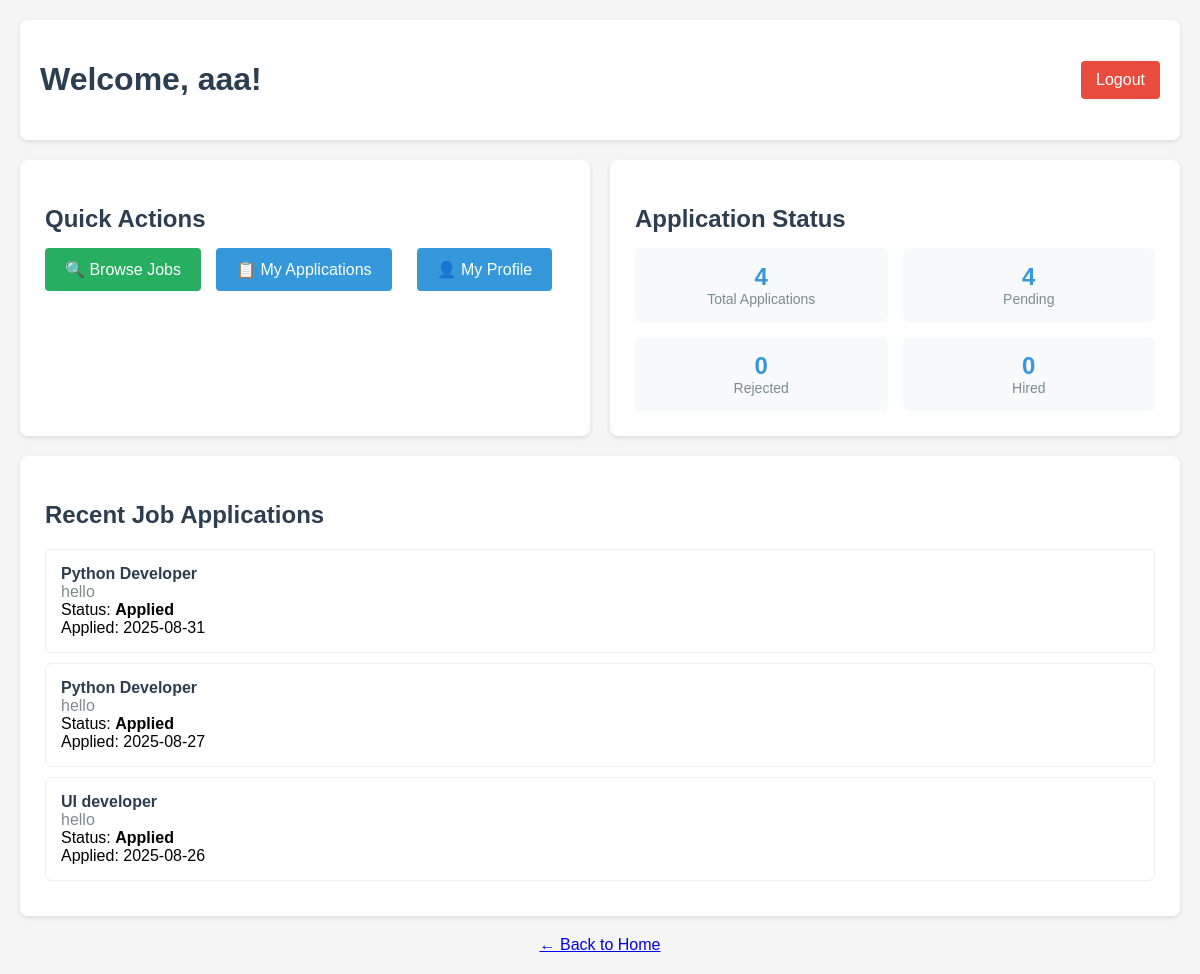
/dashboard/candidate (signed in), run on an earlier commit of the app's database.
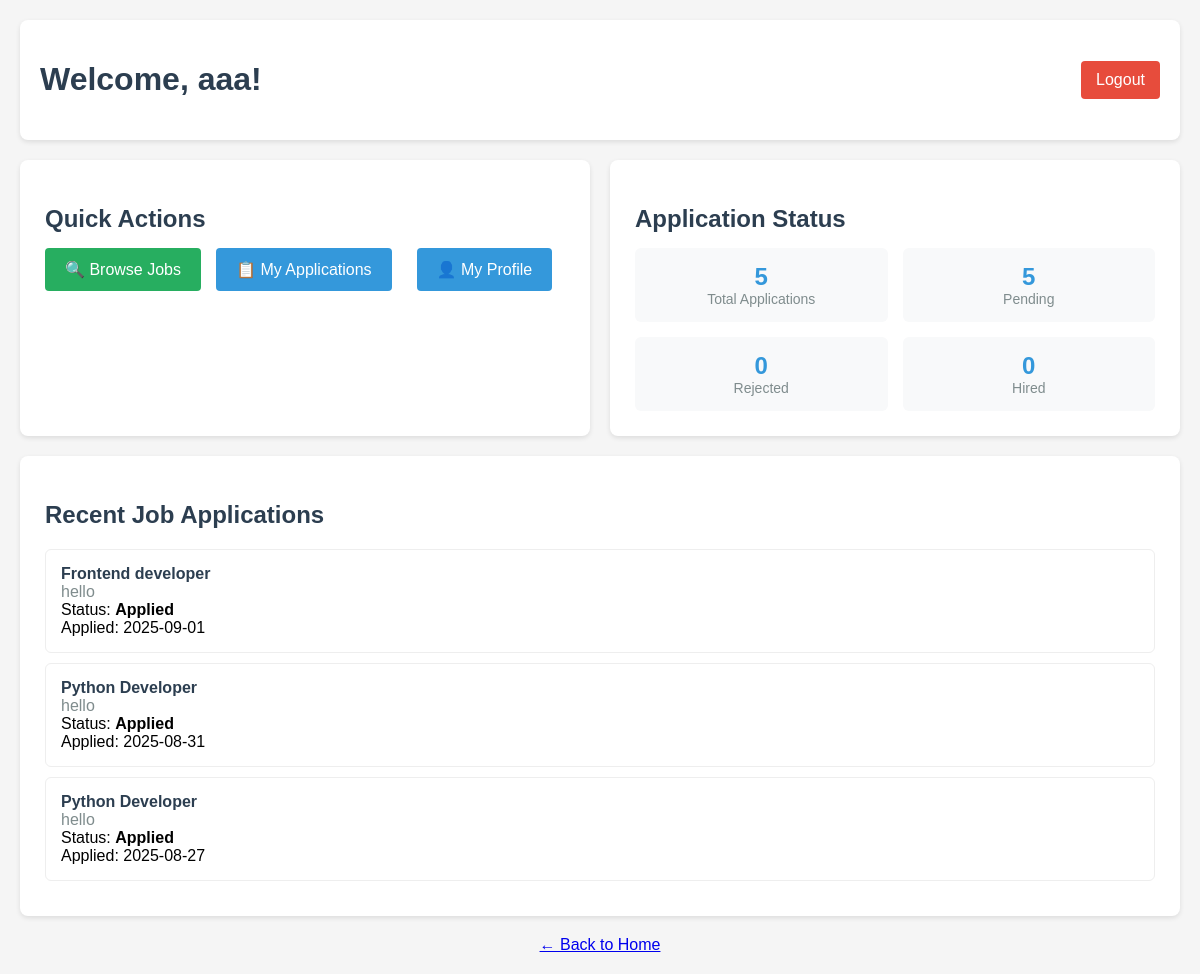
And on a later commit of the database.
### app.py (models this page shows, shortened)
class Application(db.Model):
    id = db.Column(db.Integer, primary_key=True)
    candidate_id = db.Column(db.Integer, db.ForeignKey('candidate.id'), nullable=False)
    job_id = db.Column(db.Integer, db.ForeignKey('job.id'), nullable=False)
    status = db.Column(db.String(50), default='Applied')  # e.g., Applied, Aptitude Test, Coding Test, Project, Rejected, Hired
    aptitude_score = db.Column(db.Float)
    coding_score = db.Column(db.Float)
    project_score = db.Column(db.Float)
    date_applied = db.Column(db.DateTime, nullable=False, default=datetime.utcnow)

class Job(db.Model):
    id = db.Column(db.Integer, primary_key=True)
    title = db.Column(db.String(100), nullable=False)
    description = db.Column(db.Text, nullable=False)
    requirements = db.Column(db.Text)
    role_type = db.Column(db.String(50), nullable=False)  # e.g., 'Developer', 'UI/UX', 'Marketing'
    company_id = db.Column(db.Integer, db.ForeignKey('company.id'), nullable=False)
    date_posted = db.Column(db.DateTime, nullable=False, default=datetime.utcnow)
    applications = db.relationship('Application', backref='position', lazy=True)

class Company(UserMixin, db.Model):
    id = db.Column(db.Integer, primary_key=True)
    company_name = db.Column(db.String(100), unique=True, nullable=False)
    email = db.Column(db.String(120), unique=True, nullable=False)
    password_hash = db.Column(db.String(128))
    jobs = db.relationship('Job', backref='employer', lazy=True)

### app.py (the view)
@app.route('/dashboard/candidate')
@login_required
def candidate_dashboard():
    if not isinstance(current_user, Candidate):
        flash('Access denied. Please login as a candidate.', 'error')
        return redirect(url_for('login'))
    return render_template('candidate_dashboard.html', user=current_user)

### app.py (called while the page is built)
@login_manager.user_loader
def load_user(user_id):
    print(f"Trying to load user with ID: {user_id}")
    if not user_id or '_' not in user_id:
        print("Invalid user ID format")
        return None
    try:
        user_type, id_num = user_id.split('_', 1)
        id_num = int(id_num)
        if user_type == 'candidate':
            user = Candidate.query.get(id_num)
            if user:
                print(f"Loaded candidate: {user.username}")
            return user
        elif user_type == 'company':
            user = Company.query.get(id_num)
            if user:
                print(f"Loaded company: {user.company_name}")
            return user
        else:
            print(f"Unknown user type: {user_type}")
            return None
    except ValueError:
        print(f"Invalid user ID format: {user_id}")
        return None

### templates/candidate_dashboard.html (shortened to what this page needs)
<!DOCTYPE html>
<html lang="en">
<head>
</head>
<body>
    <div class="header">
        <h1 class="welcome">Welcome, {{ user.username }}!</h1>
        <a href="{{ url_for('logout') }}" class="logout-btn">Logout</a>
    </div>
    <div class="dashboard-grid">
        <div class="dashboard-card">
            <h2 class="card-title">Quick Actions</h2>
            <div class="quick-actions">
                <a href="{{ url_for('browse_jobs') }}" class="btn-success">🔍 Browse Jobs</a>
                <a href="{{ url_for('view_applications') }}" class="btn-primary">📋 My Applications</a>
<a href="{{ url_for('profile_page') }}" class="btn-primary">👤 My Profile</a>            </div>
        </div>
        <div class="dashboard-card">
            <h2 class="card-title">Application Status</h2>
            <div class="stats">
                <div class="stat-item">
                    <div class="stat-number">{{ user.applications|length }}</div>
                    <div class="stat-label">Total Applications</div>
                </div>
                <div class="stat-item">
                    <div class="stat-number">{{ user.applications|selectattr('status', 'equalto', 'Applied')|list|length }}</div>
                    <div class="stat-label">Pending</div>
                </div>
                <div class="stat-item">
                    <div class="stat-number">{{ user.applications|selectattr('status', 'equalto', 'Rejected')|list|length }}</div>
                    <div class="stat-label">Rejected</div>
                </div>
                <div class="stat-item">
                    <div class="stat-number">{{ user.applications|selectattr('status', 'equalto', 'Hired')|list|length }}</div>
                    <div class="stat-label">Hired</div>
                </div>
            </div>
        </div>
    </div>
    <div class="dashboard-card">
        <h2 class="card-title">Recent Job Applications</h2>
        <div class="recent-jobs">
            {% if user.applications %}
                {% for application in user.applications[-3:]|reverse %}
                    <div class="job-item">
                        <div class="job-title">{{ application.position.title }}</div>
                        <div class="job-company">{{ application.position.employer.company_name }}</div>
                        <div>Status: <strong>{{ application.status }}</strong></div>
                        <div>Applied: {{ application.date_applied.strftime('%Y-%m-%d') }}</div>
                    </div>
                {% endfor %}
            {% else %}
                <div class="empty-state">
                    <p>You haven't applied to any jobs yet.</p>
                    <p>Start browsing available positions to apply!</p>
                </div>
            {% endif %}
        </div>
    </div>
    <div style="text-align: center; margin-top: 20px;">
        <a href="{{ url_for('home') }}">← Back to Home</a>
    </div>
</body>
</html>

What changed in the data, as far as the page shows it:
no longer on this page (row unchanged): Application: position "UI developer", position.employer.company_name "hello", status "Applied", date_applied "2025-08-26"
added Application: position "Frontend developer", position.employer.company_name "hello", status "Applied", date_applied "2025-09-01"
Also different on the page:
{{ user.applications|length }}: "4" → "5"
text no longer shown: "4"
text now shown: "5"
